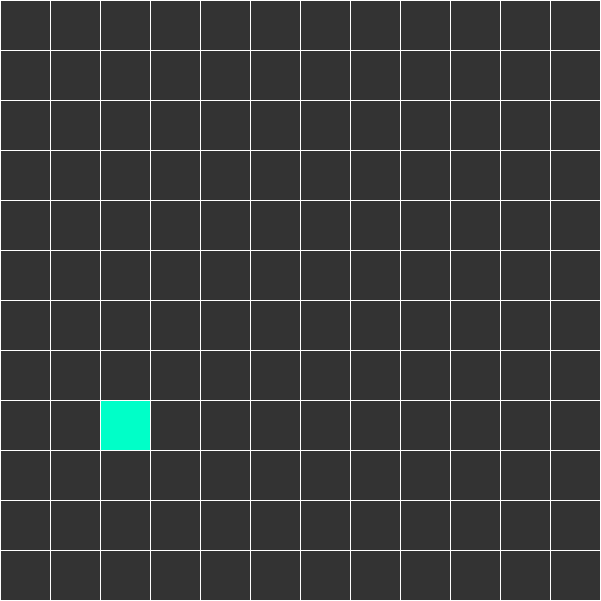
Frame 1 (no input)
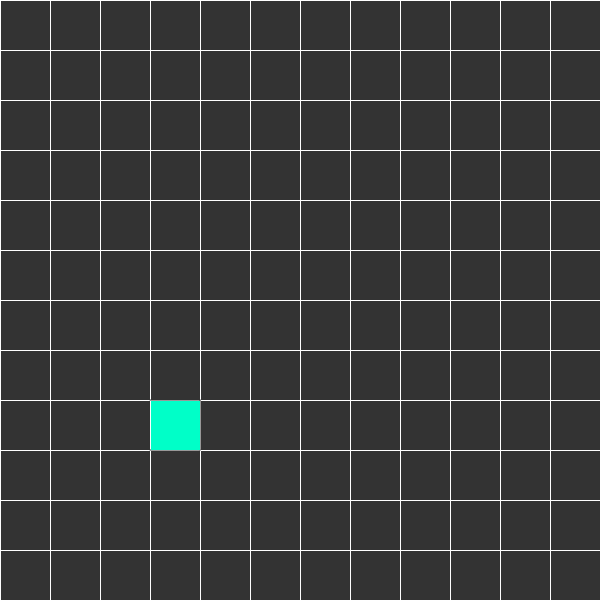
Frame 2 (the mouse pressed at the canvas centre, redrawn once)

The p5.js sketch that drew these frames (run headless with seeded random() and noise() and a simulated clock; the mouse was pressed at the canvas centre and the sketch redrawn once):

// p5.js sketch
// ── sketch.js
var w;
var rows, cols;
var grid = [];
var stack = [];
var sel, mazeSize, showGrid;
var mode = "random";
var start, pause, step;
var keyGen = "newest:100";
var keys, chance;


function setup() {

  createCanvas(601, 601);
  noLoop();

  var textHelp = [];
  textHelp[0] = createDiv("Selection Mode:"); 
  textHelp[0].position(10, height + 52);
  textHelp[1] = createDiv("Cell Size: ");
  textHelp[1].position(10, height + 22);
  textHelp[2] = createDiv("Possible inputs: \"oldest\", \"newest\", \"middle\", \"random\". Eg. newest:100,random:50,oldest:20)");
  textHelp[2].position(340, height + 52);

  showGrid = createSelect();
  showGrid.position(10, height + 160);
  showGrid.option("true");
  showGrid.option("false");

  start = createButton("Start");
  start.position(10, height + 100);
  start.mousePressed(() => loop());

  pause = createButton("Pause");
  pause.position(70, height + 100);
  pause.mousePressed(() => noLoop());

  step = createButton("Step");
  step.position(140, height + 100);
  step.mousePressed(() => draw());

  restart = createButton("Restart (double click to change selection mode)");
  restart.position(10, height + 135);
  restart.mousePressed(modeChange);

  sel = createInput();
  sel.position(150, height + 50);
  sel.changed(() => keyGen = sel.value());

  mazeSize = createInput();
  mazeSize.position(150, height + 20);
  mazeSize.changed(modeChange);

  generateKeys();

  w = 50;

  function modeChange() {
    

    if (mazeSize.value() != "" && mazeSize.value() > 0 && mazeSize.value() <= 600)
      w = floor(mazeSize.value());

    rows = floor(height / w);
    cols = floor(width / w);

    mode = sel.value();

    for (let i = 0; i < rows; i++) {

      grid[i] = new Array(cols);

      for (let j = 0; j < rows; j++) {

        grid[i][j] = new Cell(i, j);

      }

    }

    stack = [];

    stack.push(grid[floor(random(rows))][floor(random(cols))]);
    
    generateKeys();

  }

  stack = [];

  rows = floor(height / w);
  cols = floor(width / w);

  for (let i = 0; i < rows; i++) {

    grid[i] = new Array(cols);

    for (let j = 0; j < rows; j++) {

      grid[i][j] = new Cell(i, j);

    }

  }

  stack.push(grid[floor(random(rows))][floor(random(cols))]);

}


function generateKeys() {

  if (keyGen != "") {
  
  let keyGenInfo = keyGen.split(",");
  keys = [];
  chance = [];
  let sum = 0;

  for (let i = 0; i < keyGenInfo.length; i++) {

    keys.push(split(keyGenInfo[i], ':'));

  }

  print(keys);

  for (let i = 0; i < keys.length; i += 1) {

    sum += int(keys[i][1]);

  }

  for (let i = 0; i < keys.length; i += 1) {

    chance.push(int(keys[i][1]) / sum);

  }
    
  }

}


function getIndex() {


  let keyPicked = "";

  let picker = random(1);

  for (let i = 0; i < chance.length; i++) {

    if (picker < chance[i]) {

      keyPicked = keys[i][0];
      break;

    } else {

      picker -= chance[i];

    }

  }

  if (keyPicked == "random") {

    let index = floor(random(stack.length));
    return index;

  } else if (keyPicked == "newest") {

    let index;

    if (stack.length > 1)
      index = stack.length - 1;
    else
      index = 0;

    return index;

  } else if (keyPicked == "oldest") {

    let index = 0;
    return index;

  } else if (keyPicked == "middle") {

    let index = floor(stack.length / 2);
    return index;

  }

}


function draw() {
  stroke(51);
  strokeWeight(1);
  background(255);


  if (showGrid.value() == "true") {

    for (let i = 0; i < stack.length; i++) {

      stack[i].highlight(150, 255, 200);

    }


    for (let i = 0; i < rows; i++) {

      for (let j = 0; j < cols; j++) {

        grid[i][j].show();

      }

    }

  }

  let current = stack[getIndex(mode)]; //random, newest, oldest, middle

  if (current) {

    stack[stack.length - 1].highlight(0, 255, 200);

    let neighbors = current.getNeighbors();

    if (neighbors.length > 0) {

      let next = neighbors[floor(random(neighbors.length))]
      removeWalls(current, next);
      current = next;
      current.visited = true;
      stack.push(current);

    } else {

      for (let i = 0; i < stack.length; i++) {

        if (stack[i] === current) {

          stack.splice(i, 1);
          break;

        }

      }

    }

    if (stack.length == 0) {

      noLoop();

      print("Finished!\n");

      for (let i = 0; i < grid.length; i++) {

        for (let cell of grid[i]) {

          cell.highlight(255, 255, 255);

        }

      }
    }

  }

}


function removeWalls(a, b) {

  var x = a.col - b.col;
  var y = a.row - b.row;

  if (y == 1) {

    a.walls[0] = false;
    b.walls[2] = false;

  } else if (y == -1) {

    a.walls[2] = false;
    b.walls[0] = false;

  } else if (x == 1) {

    a.walls[3] = false;
    b.walls[1] = false;

  } else if (x == -1) {

    a.walls[1] = false;
    b.walls[3] = false;

  }

}


function Cell(row, col) {

  this.row = row;
  this.col = col;
  this.walls = [true, true, true, true];
  this.visited = false;


  this.getNeighbors = function() {

    let neighbors = [];
    let top, right, bottom, left;


    if (this.row > 0)
      top = grid[row - 1][col];

    if (this.col < cols - 1)
      right = grid[row][col + 1];

    if (this.row < rows - 1)
      bottom = grid[row + 1][col];

    if (this.col > 0)
      left = grid[row][col - 1];

    if (top && top.visited == false)
      neighbors.push(top);

    if (right && right.visited == false)
      neighbors.push(right);

    if (bottom && bottom.visited == false)
      neighbors.push(bottom);

    if (left && left.visited == false)
      neighbors.push(left);

    return neighbors;

  }


  this.show = function() {

    stroke(51);

    if (!this.visited) this.highlight(51, 51, 51);

    if (this.walls[0])
      line(this.col * w, this.row * w, this.col * w + w, this.row * w);

    if (this.walls[1])
      line(this.col * w + w, this.row * w, this.col * w + w, this.row * w + w);

    if (this.walls[2])
      line(this.col * w, this.row * w + w, this.col * w + w, this.row * w + w);

    if (this.walls[3])
      line(this.col * w, this.row * w, this.col * w, this.row * w + w);

  }


  this.highlight = function(r, g, b) {

    fill(r, g, b);
    noStroke();
    rect(this.col * w + 1, this.row * w + 1, w - 1, w - 1);

  }

}
